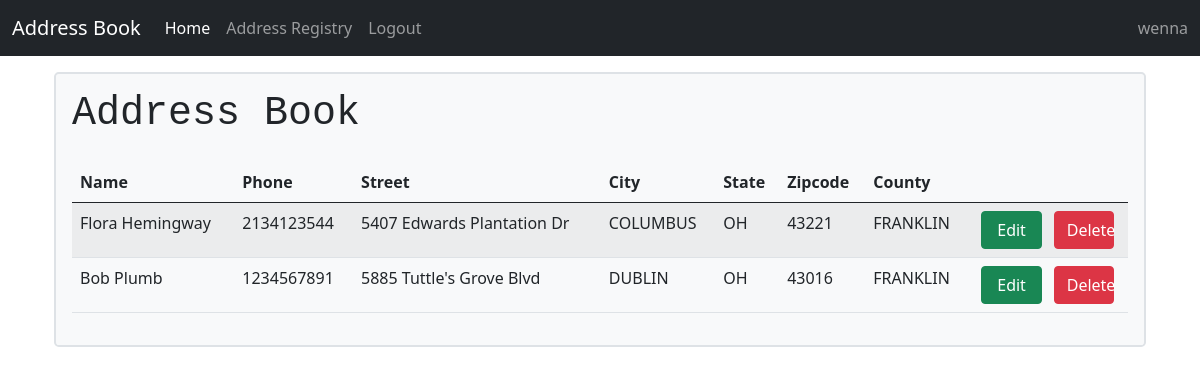
The app's page / (signed in) with its own data.
### app/models.py (models this page shows, shortened)
class User(db.Model, UserMixin):
    id = db.Column(db.Integer, primary_key = True)
    email = db.Column(db.String(50), nullable = False, unique = True)
    username = db.Column(db.String(50), nullable = False, unique = True)
    password = db.Column(db.String(255), nullable = False)
    date_created = db.Column(db.DateTime, nullable = False, default=datetime.utcnow)
    addressbook = db.relationship('Address', backref='user', lazy='dynamic')

class Address(db.Model):
    id = db.Column(db.Integer, primary_key = True)
    name = db.Column(db.String(50), nullable = False)
    phone = db.Column(db.String(15), nullable = False, unique = True )
    street = db.Column(db.String(255), nullable = False)
    city = db.Column(db.String(50), nullable = False)
    state = db.Column(db.String(20), nullable = False)
    zipcode = db.Column(db.String(10) ,nullable = False)
    county = db.Column(db.String(40), nullable = False)
    address_type = db.Column(db.String(30), nullable = False)
    date_created = db.Column(db.DateTime, nullable=False, default=datetime.utcnow)
    user_id = db.Column(db.Integer, db.ForeignKey('user.id'))

### app/routes.py (the view)
@app.route('/')
def index():
    if current_user.is_authenticated:
        addresses = Address.query.filter_by(user_id=current_user.id)
        return render_template('index.html', addresses=addresses)
    return redirect(url_for('login'))

### app/models.py (called while the page is built)
@login.user_loader
def load_user(user_id):
    return User.query.get(user_id)

### app/templates/index.html (shortened to what this page needs)
{% extends 'base.html' %}
{% block content %}
<div class="container">
  {% if current_user.is_authenticated %}
  <div class="border bg-light p-3 mt-3 bg-opacity-10 border-2 rounded-3 ">
    <h1 class="font-monospace mb-4">Address Book</h1>
    <table class="table table-striped table-hover">
        <thead>
          <tr>
            <th scope="col">Name</th>
            <th scope="col">Phone</th>
            <th scope="col">Street</th>
            <th scope="col">City</th>
            <th scope="col">State</th>
            <th scope="col">Zipcode</th>
            <th scope="col">County</th>
            <th scope="col"></th>
          </tr>
        </thead>
        <tbody>
        {% for address in addresses %}
          <tr>
            <td> {{ address['name'] }} </td>
            <td> {{ address['phone'] }} </td>
            <td> {{ address['street'] }} </td>
            <td> {{ address['city'] }} </td>
            <td> {{ address['state'] }} </td>
            <td> {{ address['zipcode'] }} </td>
            <td> {{ address['county'] }} </td>
             <td><div class="d-flex justify-content-between"><a href="{{ url_for('editaddress', address_id=address.id) }}" class="btn btn-success d-grid gap-1 col-5 mx-auto">Edit</a>
                <button type="button" class="btn btn-danger d-grid gap-1 col-5 mx-auto" data-bs-toggle="modal" data-bs-target="#deleteModal">Delete</button>
                </div>
              </td>
          </tr>
        {% endfor %}
        </tbody>
    </table>
  </div>
    {% else %}
    <h1>Please Login to see your Address Book</h1>
    {% endif %}
</div>
{% endblock content %}

### app/templates/base.html (shortened to what this page needs)
<!DOCTYPE html>
<html lang="en">
<head>
    <link rel="stylesheet" href="https://cdn.jsdelivr.net/npm/bootstrap@5.0.2/dist/css/bootstrap.min.css">
</head>
<body>
    <nav class="navbar navbar-expand-lg navbar-dark bg-dark ">
        <div class="container-fluid">
          <a class="navbar-brand" href="#">Address Book</a>
          <div class="collapse navbar-collapse" id="navbarText">
            <ul class="navbar-nav me-auto mb-2 mb-lg-0">
              <li class="nav-item">
                <a class="nav-link active" aria-current="page" href="{{ url_for('index') }}">Home</a>
              </li>
              {% if current_user.is_authenticated %}
              <li class="nav-item">
                <a class="nav-link" href="{{ url_for('addressregister') }}">Address Registry</a>
              </li>
              <li class="nav-item">
                <a class="nav-link" href="{{ url_for('logout') }}">Logout</a>
              </li>
              {% endif %}
            </ul>
            <span class="navbar-text">
              {% if current_user.is_authenticated %}
              {{ current_user.username }}
              {% endif %}
            </span>
          </div>
        </div>
    </nav>
    <div class="container">
        {% block content %}{% endblock content %}
    </div>
</body>
</html>

### records on screen
User: username "wenna"
Address: name "Flora Hemingway", phone "2134123544", street "5407 Edwards Plantation Dr", city "COLUMBUS", state "OH", zipcode "43221", county "FRANKLIN"
Address: name "Bob Plumb", phone "1234567891", street "5885 Tuttle's Grove Blvd", city "DUBLIN", state "OH", zipcode "43016", county "FRANKLIN"
